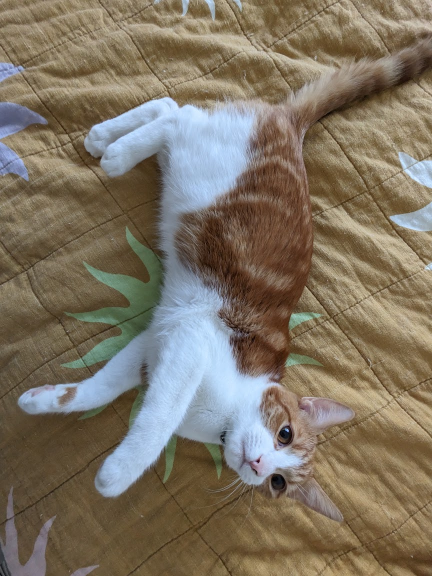
#> input picture cat.png, 864 x 1152 px (shown at 1/2 size)
$ jupyter execute 'Final project_Jupyter notebook.ipynb'
#> lines starting #> are read from the running program, lines starting #| are printed output that depends on the picture; long printed decimals are rounded
I used ChatGPT (https://chatgpt.com/) to outline and plan the code for this project. I used Visual Studio Code with GitHub Copilot assisting to write the final code for this project.

[cell 1]
# first import the necessary libraries
import numpy as np
import matplotlib.pyplot as plt
from scipy.ndimage import gaussian_filter
from scipy import stats
from PIL import Image

original_img = Image.open('cat.png').convert('L')  # load image and convert to greyscale ('L' mode means 8-bit pixels)
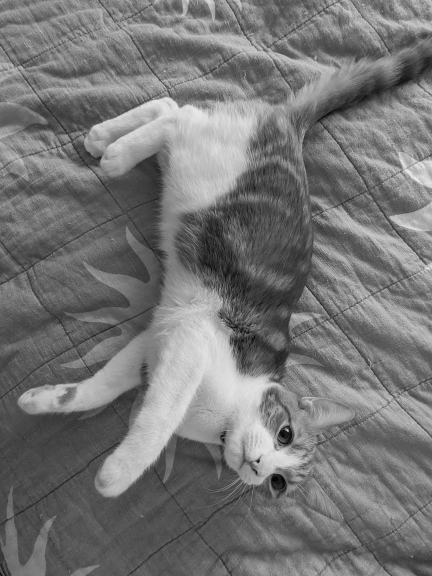
#> original_img: PIL image 864x1152 L (shown at 1/2 size); min 0, max 244, mean 117.8
resized_img = original_img.resize((500, 500), Image.LANCZOS) # resize to 500x500 pixels (LANCZOS filter for high-quality downsampling)
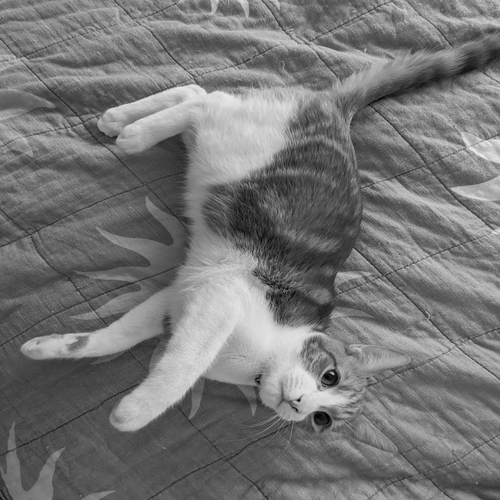
#> resized_img: PIL image 500x500 L; min 0, max 238, mean 117.8
original_array = np.array(resized_img)  # convert image to numpy array (needed for image processing)


# display the original image
plt.imshow(original_array, cmap='gray')  # stores image in the current figure memory
plt.title('Original Image')
plt.axis('off')
plt.show()  # renders and displays everything in the current figure

# apply Gaussian blur with a standard deviation (sigma) of 3
blurred_array = gaussian_filter(original_array, sigma=3)
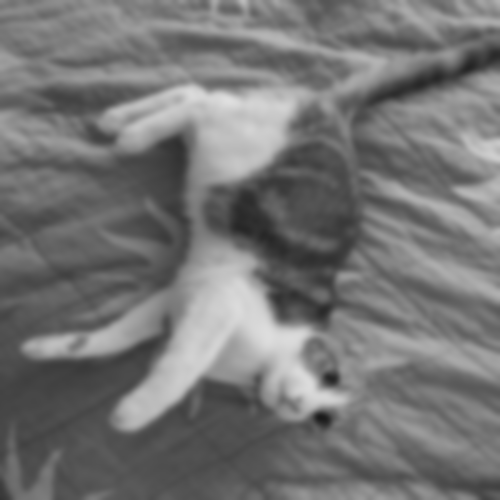
#> blurred_array: shape (500, 500); min 25, max 223, mean 116.8

# display the blurred image
plt.imshow(blurred_array, cmap='gray')
plt.title('Blurred Image')
plt.axis('off')
plt.show()

# calculate the histogram of the original and blurred images
original_hist, original_bins = np.histogram(original_array.flatten(), bins=256, range=[0, 255])
#> original_hist = 256 values, max 3229 at index 83, min 0 at index 239, mean 976.6; original_bins = 257 values from 0 to 255
blurred_hist, blurred_bins = np.histogram(blurred_array.flatten(), bins=256, range=[0, 255])
#> blurred_hist = 256 values, max 3765 at index 81, min 0 at index 0, mean 976.6; blurred_bins = 257 values from 0 to 255

# plot the histograms on the same figure
plt.figure(figsize=(8, 5))
plt.plot(original_hist, label='Original Histogram', color='blue')   # plots a continuous line for the histogram
plt.plot(blurred_hist, label='Blurred Histogram', color='red')
plt.xlabel('Pixel Intensity (0-255)')
plt.ylabel('Frequency')
plt.title('Histograms of Original and Blurred Images')
plt.legend()
plt.show()
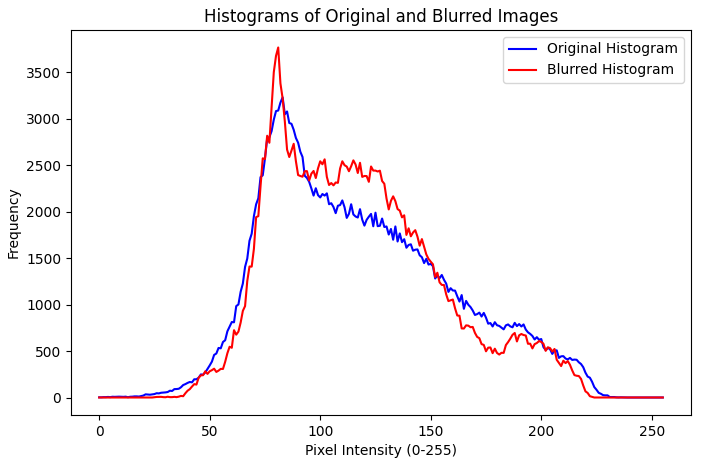
#> figure drawn by matplotlib, 1 panel; curve peaks at x = 83, y = 3229; curve peaks at x = 81, y = 3765

plt.bar(range(256), original_hist, label='Original', color='blue', alpha=0.5)   # plots a traditional bar histogram
plt.bar(range(256), blurred_hist, label='Blurred', color='red', alpha=0.5)
plt.legend()
plt.xlabel('Pixel Intensity (0-255)')
plt.ylabel('Frequency')
plt.title('Histograms of Original and Blurred Images')
plt.legend()
plt.show()
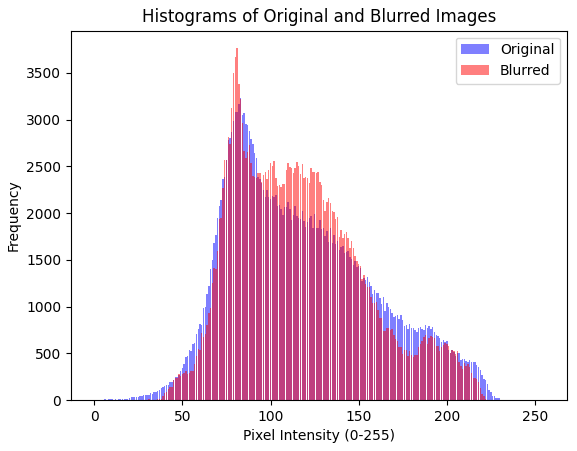
#> figure drawn by matplotlib, 1 panel; tallest bar 3229 high, from x = 82.6 to 83.4; tallest bar 3765 high, from x = 80.6 to 81.4

# perform a statistical test (KS test) to compare the two histograms
ks_statistic, p_value = stats.ks_2samp(original_hist, blurred_hist)
#> ks_statistic = 0.156; p_value = 0.00381
print(f"KS Statistic: {ks_statistic}, P-value: {p_value}")
#| KS Statistic: 0.1562, P-value: 0.00381

# interpret the results of the KS test
if p_value < 0.05:
    print("Results are significantly different.")
else:
    print("Results are not significantly different.")

# save the blurred image as a new file
blurred_img = Image.fromarray(blurred_array.astype(np.uint8))  # convert the numpy array back to 8-bit unsigned integer format (pixel format for images)
blurred_img.save('blurred_cat.png')  # save the blurred image
print("Blurred image saved as 'blurred_cat.png'.")
downscaled_img = blurred_img.resize((250, 250), Image.LANCZOS)  # downscale the blurred image to 250x250 pixels
downscaled_img.save('downscaled_blurred_cat.png')  # save the downscaled image
print("Downscaled blurred image saved as 'downscaled_blurred_cat.png'.")
